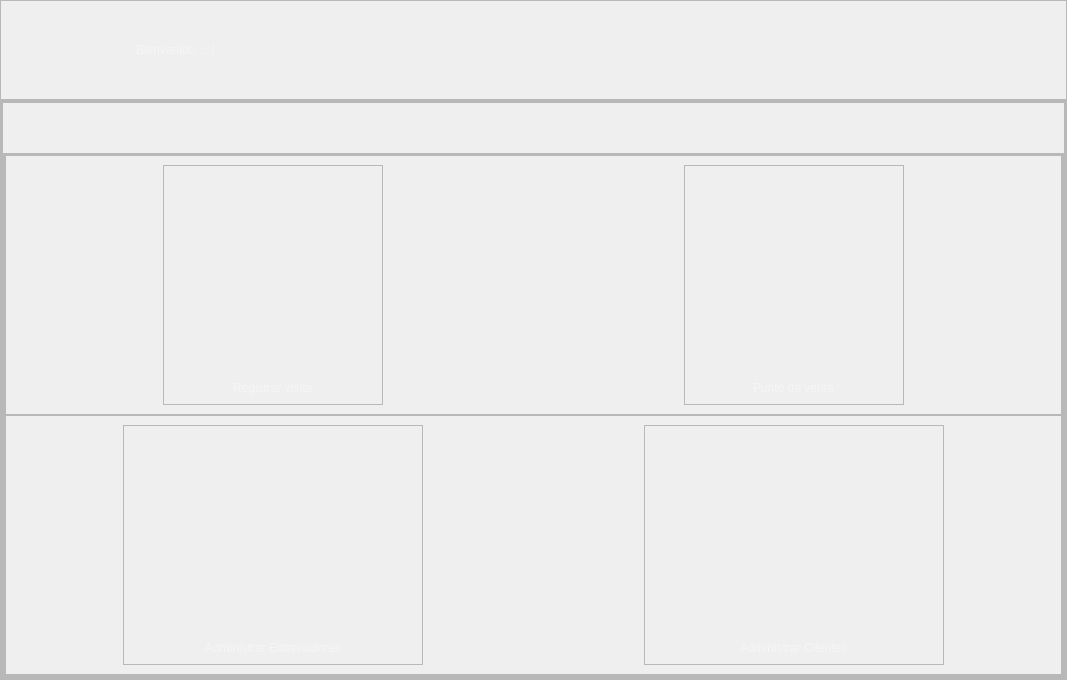
            <widget class="QWidget" name="MenuPrincipal">
             <layout class="QVBoxLayout" name="verticalLayout_2">
              <property name="spacing">
               <number>0</number>
              </property>
              <property name="leftMargin">
               <number>0</number>
              </property>
              <property name="topMargin">
               <number>0</number>
              </property>
              <property name="rightMargin">
               <number>0</number>
              </property>
              <property name="bottomMargin">
               <number>0</number>
              </property>
              <item>
               <widget class="QFrame" name="frame_5">
                <property name="minimumSize">
                 <size>
                  <width>0</width>
                  <height>100</height>
                 </size>
                </property>
                <property name="maximumSize">
                 <size>
                  <width>16777215</width>
                  <height>100</height>
                 </size>
                </property>
                <property name="frameShape">
                 <enum>QFrame::StyledPanel</enum>
                </property>
                <property name="frameShadow">
                 <enum>QFrame::Raised</enum>
                </property>
                <layout class="QHBoxLayout" name="horizontalLayout_4">
                 <property name="spacing">
                  <number>20</number>
                 </property>
                 <property name="leftMargin">
                  <number>15</number>
                 </property>
                 <property name="topMargin">
                  <number>0</number>
                 </property>
                 <property name="rightMargin">
                  <number>15</number>
                 </property>
                 <property name="bottomMargin">
                  <number>0</number>
                 </property>
                 <item>
                  <widget class="QLabel" name="label_123">
                   <property name="minimumSize">
                    <size>
                     <width>100</width>
                     <height>100</height>
                    </size>
                   </property>
                   <property name="styleSheet">
                    <string notr="true">image: url(:/menu/adorno.png);</string>
                   </property>
                   <property name="text">
                    <string/>
                   </property>
                  </widget>
                 </item>
                 <item>
                  <widget class="QLabel" name="label_Bienvenida">
                   <property name="styleSheet">
                    <string notr="true">font: 87 32pt &quot;Helvetica Black&quot;;
	color: whitesmoke;</string>
                   </property>
                   <property name="text">
                    <string>Bienvenido ....!</string>
                   </property>
                  </widget>
                 </item>
                 <item>
                  <spacer name="horizontalSpacer_3">
                   <property name="orientation">
                    <enum>Qt::Horizontal</enum>
                   </property>
                   <property name="sizeHint" stdset="0">
                    <size>
                     <width>715</width>
                     <height>20</height>
                    </size>
                   </property>
                  </spacer>
                 </item>
                 <item>
                  <widget class="QLabel" name="label">
                   <property name="minimumSize">
                    <size>
                     <width>100</width>
                     <height>100</height>
                    </size>
                   </property>
                   <property name="styleSheet">
                    <string notr="true">image: url(:/logos/logo.png);</string>
                   </property>
                   <property name="text">
                    <string/>
                   </property>
                  </widget>
                 </item>
                </layout>
               </widget>
              </item>
              <item>
               <widget class="QFrame" name="frame_6">
                <property name="frameShape">
                 <enum>QFrame::StyledPanel</enum>
                </property>
                <property name="frameShadow">
                 <enum>QFrame::Raised</enum>
                </property>
                <layout class="QVBoxLayout" name="verticalLayout_3">
                 <property name="spacing">
                  <number>0</number>
                 </property>
                 <property name="leftMargin">
                  <number>0</number>
                 </property>
                 <property name="topMargin">
                  <number>0</number>
                 </property>
                 <property name="rightMargin">
                  <number>0</number>
                 </property>
                 <property name="bottomMargin">
                  <number>0</number>
                 </property>
                 <item>
                  <widget class="QFrame" name="frame_7">
                   <property name="frameShape">
                    <enum>QFrame::StyledPanel</enum>
                   </property>
                   <property name="frameShadow">
                    <enum>QFrame::Raised</enum>
                   </property>
                   <layout class="QHBoxLayout" name="horizontalLayout_5">
                    <property name="spacing">
                     <number>15</number>
                    </property>
                    <property name="leftMargin">
                     <number>0</number>
                    </property>
                    <property name="topMargin">
                     <number>0</number>
                    </property>
                    <property name="rightMargin">
                     <number>0</number>
                    </property>
                    <property name="bottomMargin">
                     <number>0</number>
                    </property>
                    <item>
                     <widget class="QFrame" name="frame_33">
                      <property name="frameShape">
                       <enum>QFrame::StyledPanel</enum>
                      </property>
                      <property name="frameShadow">
                       <enum>QFrame::Raised</enum>
                      </property>
                      <layout class="QVBoxLayout" name="verticalLayout_4">
                       <property name="spacing">
                        <number>0</number>
                       </property>
                       <property name="leftMargin">
                        <number>0</number>
                       </property>
                       <property name="topMargin">
                        <number>50</number>
                       </property>
                       <property name="rightMargin">
                        <number>0</number>
                       </property>
                       <property name="bottomMargin">
                        <number>0</number>
                       </property>
                       <item>
                        <widget class="QFrame" name="frame_34">
                         <property name="frameShape">
                          <enum>QFrame::StyledPanel</enum>
                         </property>
                         <property name="frameShadow">
                          <enum>QFrame::Raised</enum>
                         </property>
                         <layout class="QHBoxLayout" name="horizontalLayout_16">
                          <property name="spacing">
                           <number>15</number>
                          </property>
                          <property name="leftMargin">
                           <number>0</number>
                          </property>
                          <property name="topMargin">
                           <number>0</number>
                          </property>
                          <property name="rightMargin">
                           <number>0</number>
                          </property>
                          <property name="bottomMargin">
                           <number>0</number>
                          </property>
                          <item>
                           <widget class="QFrame" name="frame_3">
                            <property name="minimumSize">
                             <size>
                              <width>0</width>
                              <height>0</height>
                             </size>
                            </property>
                            <property name="styleSheet">
                             <string notr="true">font: 87 32pt &quot;Helvetica Black&quot;;
color: whitesmoke;</string>
                            </property>
                            <property name="frameShape">
                             <enum>QFrame::StyledPanel</enum>
                            </property>
                            <property name="frameShadow">
                             <enum>QFrame::Raised</enum>
                            </property>
                            <layout class="QVBoxLayout" name="verticalLayout_5">
                             <property name="spacing">
                              <number>0</number>
                             </property>
                             <property name="leftMargin">
                              <number>0</number>
                             </property>
                             <property name="topMargin">
                              <number>0</number>
                             </property>
                             <property name="rightMargin">
                              <number>0</number>
                             </property>
                             <property name="bottomMargin">
                              <number>0</number>
                             </property>
                             <item>
                              <widget class="QFrame" name="frame_2">
                               <property name="styleSheet">
                                <string notr="true">
font: 87 32pt &quot;Helvetica Black&quot;;
color: whitesmoke;</string>
                               </property>
                               <property name="frameShape">
                                <enum>QFrame::StyledPanel</enum>
                               </property>
                               <property name="frameShadow">
                                <enum>QFrame::Raised</enum>
                               </property>
                               <layout class="QHBoxLayout" name="horizontalLayout_15">
                                <item alignment="Qt::AlignHCenter">
                                 <widget class="QFrame" name="frame_37">
                                  <property name="frameShape">
                                   <enum>QFrame::StyledPanel</enum>
                                  </property>
                                  <property name="frameShadow">
                                   <enum>QFrame::Raised</enum>
                                  </property>
                                  <layout class="QVBoxLayout" name="verticalLayout_19">
                                   <item>
                                    <widget class="QPushButton" name="pushButton_22">
                                     <property name="minimumSize">
                                      <size>
                                       <width>200</width>
                                       <height>200</height>
                                      </size>
                                     </property>
                                     <property name="cursor">
                                      <cursorShape>PointingHandCursor</cursorShape>
                                     </property>
                                     <property name="styleSheet">
                                      <string notr="true">QPushButton{
	border: 0px;	
	image: url(:/menu/reloj.png);
}
QPushButton:hover{
	border: 10px;
	image: url(:/menu/relojhover.png);
}</string>
                                     </property>
                                     <property name="text">
                                      <string/>
                                     </property>
                                    </widget>
                                   </item>
                                   <item alignment="Qt::AlignHCenter">
                                    <widget class="QLabel" name="label_13">
                                     <property name="text">
                                      <string>Registrar visita</string>
                                     </property>
                                     <property name="wordWrap">
                                      <bool>true</bool>
                                     </property>
                                    </widget>
                                   </item>
                                  </layout>
                                 </widget>
                                </item>
                                <item alignment="Qt::AlignHCenter">
                                 <widget class="QFrame" name="frame_38">
                                  <property name="frameShape">
                                   <enum>QFrame::StyledPanel</enum>
                                  </property>
                                  <property name="frameShadow">
                                   <enum>QFrame::Raised</enum>
                                  </property>
                                  <layout class="QVBoxLayout" name="verticalLayout_22">
                                   <item>
                                    <widget class="QPushButton" name="pushButton_25">
                                     <property name="minimumSize">
                                      <size>
                                       <width>200</width>
                                       <height>200</height>
                                      </size>
                                     </property>
                                     <property name="cursor">
                                      <cursorShape>PointingHandCursor</cursorShape>
                                     </property>
                                     <property name="styleSheet">
                                      <string notr="true">QPushButton{
	border: 0px;
	
	image: url(:/menu/venta.png);
}
QPushButton:hover{
	border: 10px;
	image: url(:/menu/PuntoVentaHover.png);
}</string>
                                     </property>
                                     <property name="text">
                                      <string/>
                                     </property>
                                    </widget>
                                   </item>
                                   <item alignment="Qt::AlignHCenter">
                                    <widget class="QLabel" name="label_15">
                                     <property name="text">
                                      <string>Punto de venta</string>
                                     </property>
                                     <property name="wordWrap">
                                      <bool>false</bool>
                                     </property>
                                    </widget>
                                   </item>
                                  </layout>
                                 </widget>
                                </item>
                               </layout>
                              </widget>
                             </item>
                             <item>
                              <widget class="QFrame" name="frame_40">
                               <property name="minimumSize">
                                <size>
                                 <width>300</width>
                                 <height>0</height>
                                </size>
                               </property>
                               <property name="styleSheet">
                                <string notr="true">font: 87 32pt &quot;Helvetica Black&quot;;
color: whitesmoke;</string>
                               </property>
                               <property name="frameShape">
                                <enum>QFrame::StyledPanel</enum>
                               </property>
                               <property name="frameShadow">
                                <enum>QFrame::Raised</enum>
                               </property>
                               <layout class="QHBoxLayout" name="horizontalLayout_18">
                                <item alignment="Qt::AlignHCenter">
                                 <widget class="QFrame" name="frame_42">
                                  <property name="minimumSize">
                                   <size>
                                    <width>300</width>
                                    <height>0</height>
                                   </size>
                                  </property>
                                  <property name="styleSheet">
                                   <string notr="true">font: 87 32pt &quot;Helvetica Black&quot;;
color: whitesmoke;</string>
                                  </property>
                                  <property name="frameShape">
                                   <enum>QFrame::StyledPanel</enum>
                                  </property>
                                  <property name="frameShadow">
                                   <enum>QFrame::Raised</enum>
                                  </property>
                                  <layout class="QVBoxLayout" name="verticalLayout_24">
                                   <item>
                                    <widget class="QPushButton" name="pushButton_27">
                                     <property name="minimumSize">
                                      <size>
                                       <width>200</width>
                                       <height>200</height>
                                      </size>
                                     </property>
                                     <property name="cursor">
                                      <cursorShape>PointingHandCursor</cursorShape>
                                     </property>
                                     <property name="styleSheet">
                                      <string notr="true">QPushButton{
	border: 0px;
	image: url(:/menu/entrenador.png);
}
QPushButton:hover{
	border: 10px;
	image: url(:/menu/EntrenadoresHover.png);
}</string>
                                     </property>
                                     <property name="text">
                                      <string/>
                                     </property>
                                    </widget>
                                   </item>
                                   <item alignment="Qt::AlignHCenter">
                                    <widget class="QLabel" name="label_137">
                                     <property name="text">
                                      <string>Administrar Entrenadores</string>
                                     </property>
                                     <property name="wordWrap">
                                      <bool>true</bool>
                                     </property>
                                    </widget>
                                   </item>
                                  </layout>
                                 </widget>
                                </item>
                                <item alignment="Qt::AlignHCenter">
                                 <widget class="QFrame" name="frame_41">
                                  <property name="minimumSize">
                                   <size>
                                    <width>300</width>
                                    <height>0</height>
                                   </size>
                                  </property>
                                  <property name="styleSheet">
                                   <string notr="true">font: 87 32pt &quot;Helvetica Black&quot;;
color: whitesmoke;</string>
                                  </property>
                                  <property name="frameShape">
                                   <enum>QFrame::StyledPanel</enum>
                                  </property>
                                  <property name="frameShadow">
                                   <enum>QFrame::Raised</enum>
                                  </property>
                                  <layout class="QVBoxLayout" name="verticalLayout_25">
                                   <item alignment="Qt::AlignHCenter">
                                    <widget class="QPushButton" name="pushButton_2">
                                     <property name="minimumSize">
                                      <size>
                                       <width>200</width>
                                       <height>200</height>
                                      </size>
                                     </property>
                                     <property name="cursor">
                                      <cursorShape>PointingHandCursor</cursorShape>
                                     </property>
                                     <property name="styleSheet">
                                      <string notr="true">QPushButton{
	border: 0px;
	
	image: url(:/menu/clientes.png);
	
}
QPushButton:hover{
	border: 10px;
	image: url(:/menu/ClientesHover.png);
}</string>
                                     </property>
                                     <property name="text">
                                      <string/>
                                     </property>
                                    </widget>
                                   </item>
                                   <item alignment="Qt::AlignHCenter">
                                    <widget class="QLabel" name="label_135">
                                     <property name="text">
                                      <string>Administrar Clientes</string>
                                     </property>
                                     <property name="wordWrap">
                                      <bool>true</bool>
                                     </property>
                                    </widget>
                                   </item>
                                  </layout>
                                 </widget>
                                </item>
                               </layout>
                              </widget>
                             </item>
                            </layout>
                           </widget>
                          </item>
                         </layout>
                        </widget>
                       </item>
                      </layout>
                     </widget>
                    </item>
                   </layout>
                  </widget>
                 </item>
                </layout>
               </widget>
              </item>
             </layout>
            </widget>
